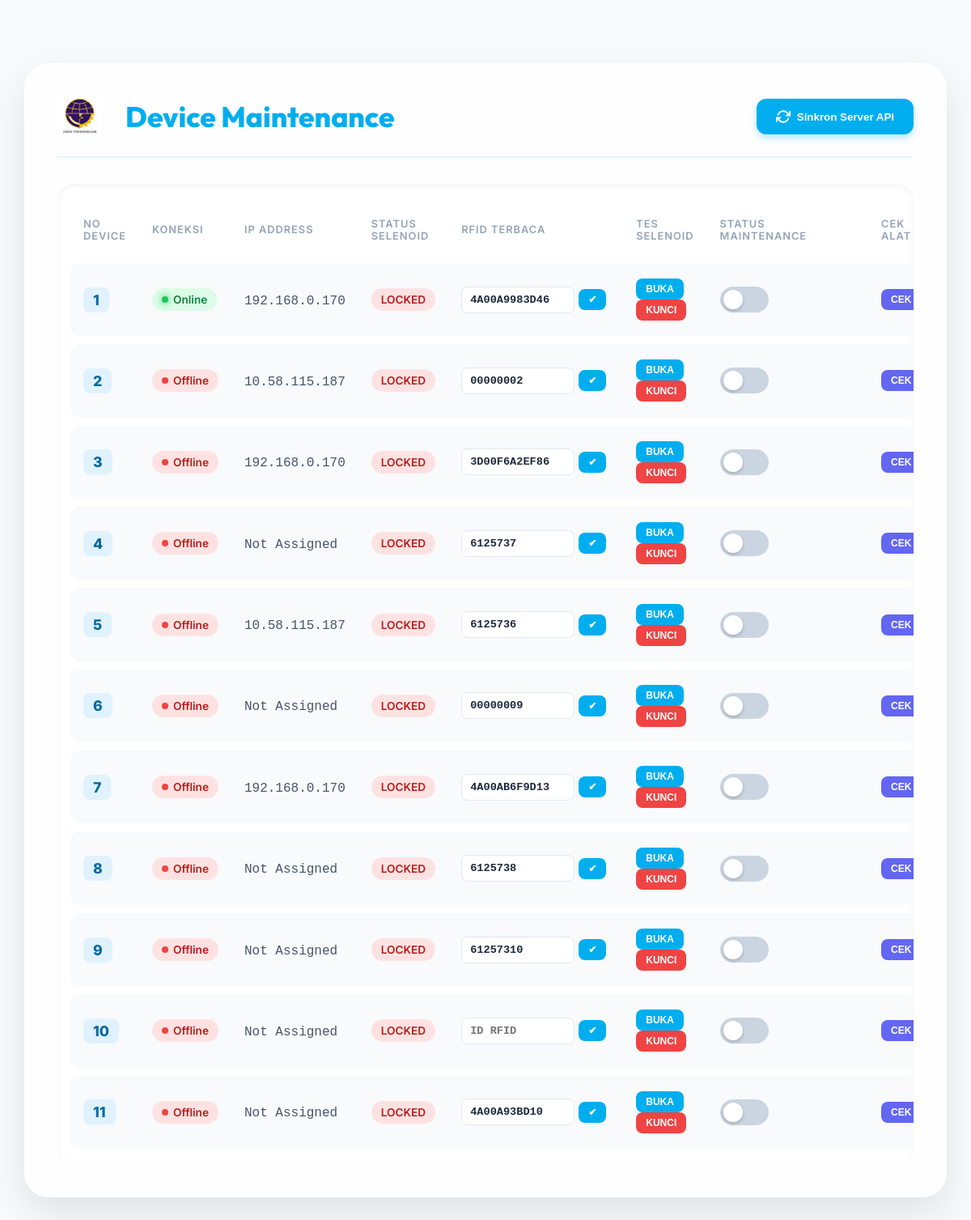
/maintenance, run on an earlier commit of the app's database.
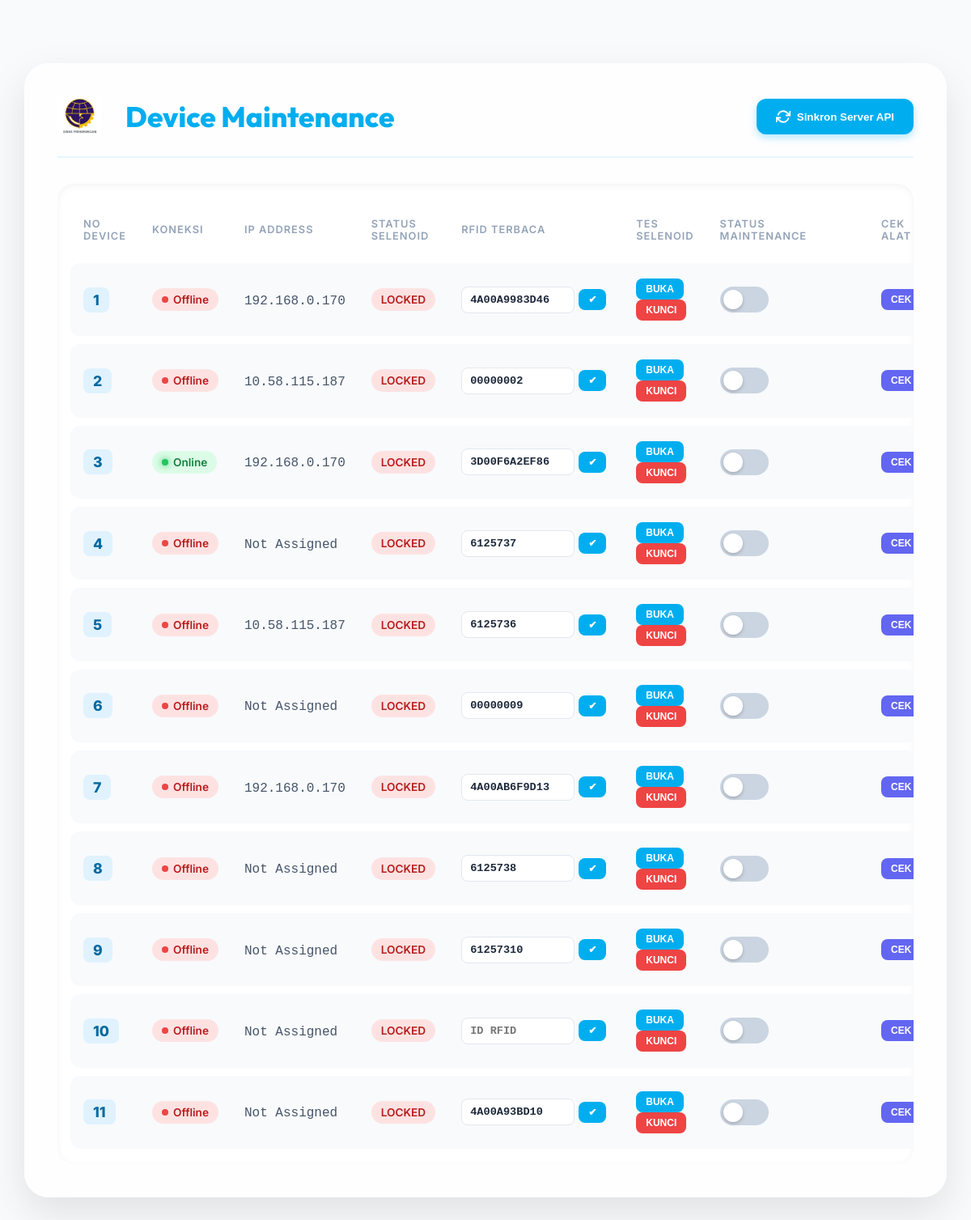
And on a later commit of the database.
### tables this page shows
CREATE TABLE slots (
                id INTEGER PRIMARY KEY AUTOINCREMENT,
                slot_number INTEGER UNIQUE,
                has_bike BOOLEAN NOT NULL DEFAULT 1,
                rfid_tag TEXT,
                is_detected BOOLEAN DEFAULT 0,
                last_update TIMESTAMP DEFAULT CURRENT_TIMESTAMP
            , bike_status TEXT, maintenance BOOLEAN DEFAULT 0, ip_address TEXT, is_connected BOOLEAN DEFAULT 0, solenoid_status BOOLEAN DEFAULT 0, bike_name TEXT);

### app.py (the view)
@app.route('/maintenance')
def maintenance():
    db = get_db()
    slots = db.execute('SELECT * FROM slots ORDER BY slot_number').fetchall()
    settings = db.execute('SELECT * FROM settings').fetchall()
    settings_dict = {s['key']: s['value'] for s in settings}
    return render_template('maintenance.html', slots=slots, settings=settings_dict)

### app.py (called while the page is built)
def get_db():
    conn = sqlite3.connect(DATABASE, timeout=20)
    conn.row_factory = sqlite3.Row
    return conn

### templates/maintenance.html (shortened to what this page needs)
<!DOCTYPE html>
<html lang="id">
<head>
    <link rel="stylesheet" href="{{ url_for('static', filename='css/style.css') }}">
</head>
<body style="background: #f8fafc;">
    <div class="maintenance-container">
        <header class="maint-header">
            <div class="maint-title">
                <img src="{{ url_for('static', filename='img/dishub_logo.png') }}" alt="DISHUB Logo" style="height: 50px; cursor: pointer; margin-right: 15px;" onclick="toggleNavModal()">
                <h1>Device Maintenance</h1>
            </div>
            <div style="display: flex; gap: 10px;">
                <button onclick="syncApi()" class="back-btn" style="background: var(--primary-blue); color: white; border: none; box-shadow: 0 4px 10px rgba(0, 174, 239, 0.3);">
                    Sinkron Server API
                </button>
            </div>
        </header>
        <div class="table-wrapper">
            <table>
                <thead>
                    <tr>
                        <th>No Device</th>
                        <th>Koneksi</th>
                        <th>IP Address</th>
                        <th>Status Selenoid</th>
                        <th>RFID Terbaca</th>
                        <th>Tes Selenoid</th>
                        <th>Status Maintenance</th>
                        <th>Cek Alat</th>
                    </tr>
                </thead>
                <tbody id="deviceTableBody">
                    {% for slot in slots %}
                    <tr>
                        <td>
                            <span class="device-badge">{{ slot.slot_number }}</span>
                        </td>
                        <td>
                            {% if slot.is_connected %}
                            <span class="status-pill status-online">
                                <span class="status-dot dot-online"></span> Online
                            </span>
                            {% else %}
                            <span class="status-pill status-offline">
                                <span class="status-dot dot-offline"></span> Offline
                            </span>
                            {% endif %}
                        </td>
                        <td>
                            <span class="ip-text">{{ slot.ip_address or "Not Assigned" }}</span>
                        </td>
                        <td>
                            <span class="status-pill {{ 'status-online' if slot.solenoid_status else 'status-offline' }}">
                                {{ 'OPEN' if slot.solenoid_status else 'LOCKED' }}
                            </span>
                        </td>
                        <td>
                            <div style="display: flex; gap: 5px; align-items: center;">
                                <input type="text" class="rfid-input" value="{{ slot.rfid_tag or '' }}" placeholder="ID RFID" id="rfid_{{ slot.id }}">
                                <button class="test-btn save-rfid-btn" data-id="{{ slot.id }}">✔</button>
                            </div>
                        </td>
                        <td>
                            <button class="test-btn solenoid-btn" data-id="{{ slot.id }}" data-status="true">BUKA</button>
                            <button class="test-btn btn-red solenoid-btn" data-id="{{ slot.id }}" data-status="false">KUNCI</button>
                        </td>
                        <td>
                            <div style="display: flex; align-items: center;">
                                <label class="switch">
                                    <span class="slider"></span>
                                </label>
                            </div>
                        </td>
                        <td>
                            <button class="test-btn check-btn" data-id="{{ slot.id }}" style="background: #6366f1;">CEK</button>
                        </td>
                    </tr>
                    {% endfor %}
                </tbody>
            </table>
        </div>
    </div>
</body>
</html>

### static/css/style.css (style rules this page uses)
:root { --primary-blue: #00AEEF; --dark-blue: #0056b3; --light-blue: #E1F5FE; --glass-bg: rgba(255, 255, 255, 0.8); --accent-yellow: #FFD700; --gray-bg: #f5f7fa; --text-dark: #333; --shadow: 0 8px 32px 0 rgba(31, 38, 135, 0.15); }
* { margin: 0; padding: 0; box-sizing: border-box; }
body { font-family: 'Inter', sans-serif; background-color: #fff; background-image: linear-gradient(rgba(0, 174, 239, 0.05) 1px, transparent 1px), linear-gradient(90deg, rgba(0, 174, 239, 0.05) 1px, transparent 1px); background-size: 40px 40px; height: 100vh; display: flex; justify-content: center; align-items: center; color: var(--text-dark); }

### templates/maintenance.html (style rules this page uses)
.maintenance-container { width: 95vw; height: 90vh; background: var(--glass-bg); backdrop-filter: blur(12px); border-radius: 30px; border: 1px solid rgba(255, 255, 255, 0.3); box-shadow: 0 20px 50px rgba(0,0,0,0.1); padding: 2.5rem; display: flex; flex-direction: column; overflow: hidden; animation: fadeIn 0.5s ease-out; }
.maint-header { display: flex; justify-content: space-between; align-items: center; margin-bottom: 2rem; border-bottom: 2px solid rgba(0, 174, 239, 0.1); padding-bottom: 1.5rem; }
.maint-title { display: flex; align-items: center; gap: 15px; }
.maint-title h1 { font-family: 'Outfit', sans-serif; color: var(--primary-blue); font-size: 2.2rem; font-weight: 800; }
.back-btn { background: #f1f5f9; color: #64748b; text-decoration: none; padding: 0.8rem 1.5rem; border-radius: 12px; font-weight: 600; display: flex; align-items: center; gap: 8px; transition: all 0.3s; }
.table-wrapper { flex: 1; overflow-y: auto; background: white; border-radius: 20px; box-shadow: inset 0 2px 10px rgba(0,0,0,0.05); padding: 1rem; }
table { width: 100%; border-collapse: separate; border-spacing: 0 10px; }
th { text-align: left; padding: 1rem; color: #94a3b8; font-weight: 600; text-transform: uppercase; font-size: 0.8rem; letter-spacing: 1px; }
td { padding: 1.2rem 1rem; background: #f8fafc; transition: transform 0.2s, box-shadow 0.2s; }
tr td:first-child { border-radius: 12px 0 0 12px; }
tr td:last-child { border-radius: 0 12px 12px 0; }
.device-badge { background: #e0f2fe; color: #0369a1; padding: 5px 12px; border-radius: 8px; font-weight: 800; font-size: 1.1rem; }
.status-pill { display: inline-flex; align-items: center; gap: 6px; padding: 6px 12px; border-radius: 20px; font-size: 0.85rem; font-weight: 600; }
.status-online { background: #dcfce7; color: #15803d; }
.status-offline { background: #fee2e2; color: #b91c1c; }
.status-dot { width: 8px; height: 8px; border-radius: 50%; }
.dot-online { background: #22c55e; box-shadow: 0 0 8px #22c55e; }
.dot-offline { background: #ef4444; }
.ip-text { color: #475569; font-family: 'JetBrains Mono', monospace; font-weight: 500; }
.switch { position: relative; display: inline-block; width: 60px; height: 32px; }
.slider { position: absolute; cursor: pointer; top: 0; left: 0; right: 0; bottom: 0; background-color: #cbd5e1; transition: .4s; border-radius: 34px; }
.slider:before { position: absolute; content: ""; height: 24px; width: 24px; left: 4px; bottom: 4px; background-color: white; transition: .4s; border-radius: 50%; box-shadow: 0 2px 4px rgba(0,0,0,0.2); }
.test-btn { background: var(--primary-blue); color: white; border: none; padding: 6px 12px; border-radius: 8px; font-size: 0.75rem; font-weight: 700; cursor: pointer; transition: all 0.2s; margin-right: 5px; }
.btn-red { background: #ef4444; }
.rfid-input { width: 140px; padding: 8px 10px; border-radius: 8px; border: 1px solid #e2e8f0; font-family: monospace; font-weight: 700; font-size: 0.85rem; color: #1e293b; }

What changed in the data, as far as the page shows it:
changed slots (number 1 of 11 on the later page): is_connected "Online" → "Offline"
changed slots "3D00F6A2EF86": is_connected "Offline" → "Online"
